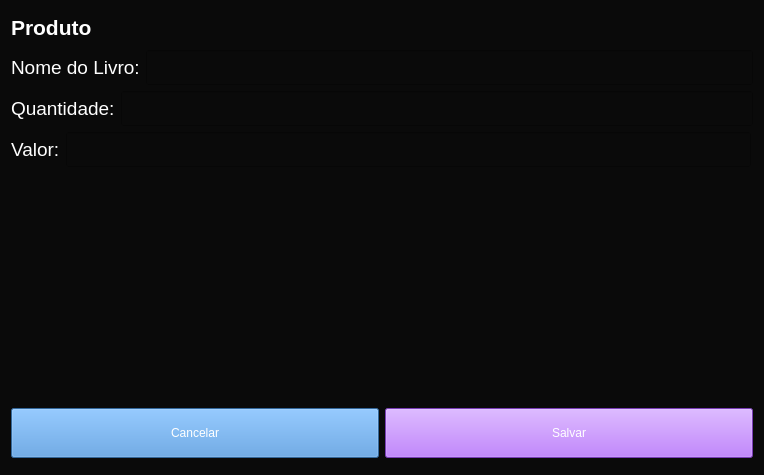
<?xml version="1.0" encoding="UTF-8"?>
<ui version="4.0">
 <class>Form</class>
 <widget class="QWidget" name="Form">
  <property name="geometry">
   <rect>
    <x>0</x>
    <y>0</y>
    <width>764</width>
    <height>475</height>
   </rect>
  </property>
  <property name="windowTitle">
   <string>Form</string>
  </property>
  <property name="styleSheet">
   <string notr="true">background-color: rgb(10, 10, 10);
color: rgb(255, 255, 255);</string>
  </property>
  <layout class="QVBoxLayout" name="verticalLayout_2">
   <item>
    <widget class="QLabel" name="label_5">
     <property name="sizePolicy">
      <sizepolicy hsizetype="Preferred" vsizetype="Fixed">
       <horstretch>0</horstretch>
       <verstretch>0</verstretch>
      </sizepolicy>
     </property>
     <property name="font">
      <font>
       <pointsize>16</pointsize>
       <weight>75</weight>
       <bold>true</bold>
      </font>
     </property>
     <property name="text">
      <string>Produto</string>
     </property>
    </widget>
   </item>
   <item>
    <layout class="QVBoxLayout" name="verticalLayout">
     <item>
      <layout class="QHBoxLayout" name="horizontalLayout">
       <item>
        <widget class="QLabel" name="label">
         <property name="sizePolicy">
          <sizepolicy hsizetype="Preferred" vsizetype="Fixed">
           <horstretch>0</horstretch>
           <verstretch>0</verstretch>
          </sizepolicy>
         </property>
         <property name="font">
          <font>
           <pointsize>14</pointsize>
          </font>
         </property>
         <property name="text">
          <string>Nome do Livro:</string>
         </property>
        </widget>
       </item>
       <item>
        <widget class="QLineEdit" name="lineEdit">
         <property name="minimumSize">
          <size>
           <width>0</width>
           <height>35</height>
          </size>
         </property>
         <property name="maximumSize">
          <size>
           <width>16777215</width>
           <height>35</height>
          </size>
         </property>
         <property name="font">
          <font>
           <pointsize>12</pointsize>
          </font>
         </property>
        </widget>
       </item>
      </layout>
     </item>
     <item>
      <layout class="QHBoxLayout" name="horizontalLayout_2">
       <item>
        <widget class="QLabel" name="label_2">
         <property name="font">
          <font>
           <pointsize>14</pointsize>
          </font>
         </property>
         <property name="text">
          <string>Quantidade:</string>
         </property>
        </widget>
       </item>
       <item>
        <widget class="QLineEdit" name="lineEdit_2">
         <property name="minimumSize">
          <size>
           <width>0</width>
           <height>35</height>
          </size>
         </property>
         <property name="maximumSize">
          <size>
           <width>16777215</width>
           <height>35</height>
          </size>
         </property>
         <property name="font">
          <font>
           <pointsize>12</pointsize>
          </font>
         </property>
        </widget>
       </item>
      </layout>
     </item>
     <item>
      <layout class="QHBoxLayout" name="horizontalLayout_3">
       <item>
        <widget class="QLabel" name="label_3">
         <property name="sizePolicy">
          <sizepolicy hsizetype="Fixed" vsizetype="Preferred">
           <horstretch>0</horstretch>
           <verstretch>0</verstretch>
          </sizepolicy>
         </property>
         <property name="minimumSize">
          <size>
           <width>0</width>
           <height>0</height>
          </size>
         </property>
         <property name="maximumSize">
          <size>
           <width>16777215</width>
           <height>16777215</height>
          </size>
         </property>
         <property name="font">
          <font>
           <pointsize>14</pointsize>
          </font>
         </property>
         <property name="text">
          <string>Valor:</string>
         </property>
        </widget>
       </item>
       <item>
        <widget class="QLineEdit" name="lineEdit_3">
         <property name="sizePolicy">
          <sizepolicy hsizetype="Fixed" vsizetype="Fixed">
           <horstretch>0</horstretch>
           <verstretch>0</verstretch>
          </sizepolicy>
         </property>
         <property name="minimumSize">
          <size>
           <width>685</width>
           <height>35</height>
          </size>
         </property>
         <property name="maximumSize">
          <size>
           <width>16777215</width>
           <height>16777215</height>
          </size>
         </property>
         <property name="font">
          <font>
           <pointsize>12</pointsize>
          </font>
         </property>
         <property name="alignment">
          <set>Qt::AlignRight|Qt::AlignTrailing|Qt::AlignVCenter</set>
         </property>
        </widget>
       </item>
      </layout>
     </item>
    </layout>
   </item>
   <item>
    <layout class="QHBoxLayout" name="horizontalLayout_5">
     <item>
      <widget class="QLabel" name="label_4">
       <property name="maximumSize">
        <size>
         <width>591</width>
         <height>221</height>
        </size>
       </property>
       <property name="text">
        <string/>
       </property>
       <property name="pixmap">
        <pixmap>../assets/icons/bibliotecas.png</pixmap>
       </property>
       <property name="scaledContents">
        <bool>true</bool>
       </property>
      </widget>
     </item>
     <item>
      <spacer name="horizontalSpacer">
       <property name="orientation">
        <enum>Qt::Horizontal</enum>
       </property>
       <property name="sizeHint" stdset="0">
        <size>
         <width>40</width>
         <height>20</height>
        </size>
       </property>
      </spacer>
     </item>
    </layout>
   </item>
   <item>
    <layout class="QHBoxLayout" name="horizontalLayout_4">
     <item>
      <widget class="QPushButton" name="pushButton">
       <property name="minimumSize">
        <size>
         <width>0</width>
         <height>50</height>
        </size>
       </property>
       <property name="maximumSize">
        <size>
         <width>16777215</width>
         <height>50</height>
        </size>
       </property>
       <property name="styleSheet">
        <string notr="true">background-color: rgb(72, 144, 216);</string>
       </property>
       <property name="text">
        <string>Cancelar</string>
       </property>
      </widget>
     </item>
     <item>
      <widget class="QPushButton" name="pushButton_2">
       <property name="minimumSize">
        <size>
         <width>0</width>
         <height>50</height>
        </size>
       </property>
       <property name="maximumSize">
        <size>
         <width>16777215</width>
         <height>50</height>
        </size>
       </property>
       <property name="styleSheet">
        <string notr="true">background-color: rgb(170, 85, 255);</string>
       </property>
       <property name="text">
        <string>Salvar</string>
       </property>
      </widget>
     </item>
    </layout>
   </item>
  </layout>
 </widget>
 <resources/>
 <connections/>
</ui>
